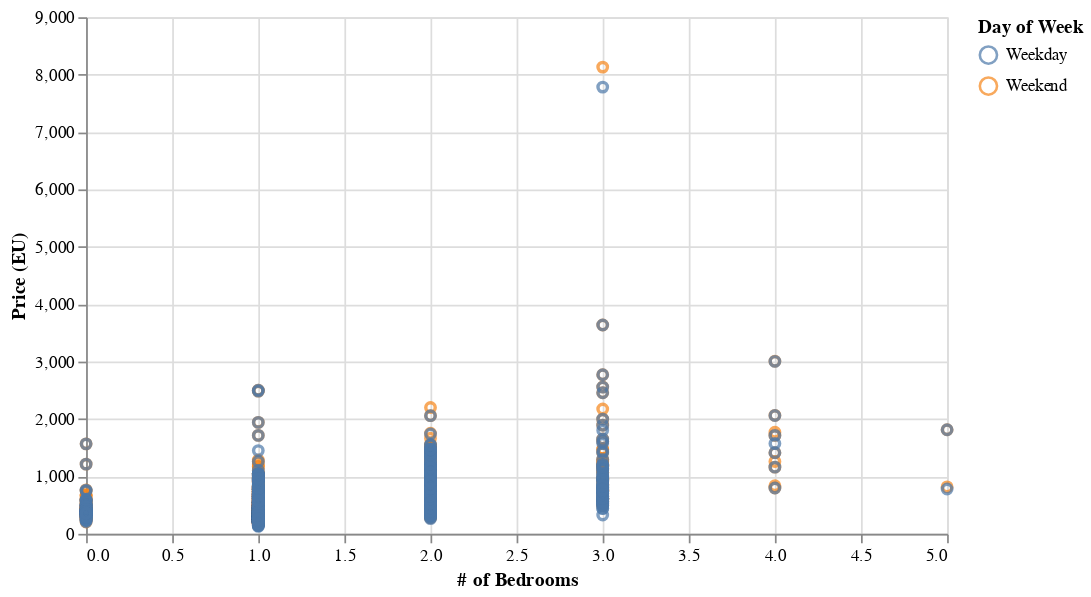

The cell this chart's notebook holds for it:
### Code cell
selection = alt.selection_interval()

points = alt.Chart(combined_data).mark_point().encode(
    y=alt.X('realSum:Q', axis=alt.Axis(title='Price (EU)')),
    x=alt.Y('bedrooms:Q', axis=alt.Axis(title='# of Bedrooms')),
    color=alt.Color('DofW:N', title='Day of Week'),
    tooltip=[alt.Tooltip('dist:Q', title='Miles from City Center', format='.2f'),
        alt.Tooltip('realSum:Q', title='Price', format=',.2f'),
        alt.Tooltip('bedrooms:Q', title='Number of Bedrooms')]
).add_params(
    selection
).properties(
    width = 500,
    height = 300
)

points

### Figure 1 — Vega-Lite specification as saved in the notebook (floating-point values rounded to 4 significant figures; data arrays with more than 128 entries replaced by an {"elided": "..."} marker saying what was removed)
{"config": {"view": {"continuousWidth": 300, "continuousHeight": 300}}, "data": {"name": "data-302d29fd6d6d2e75b49b533269987229"}, "mark": {"type": "point"}, "encoding": {"color": {"field": "DofW", "title": "Day of Week", "type": "nominal"}, "tooltip": [{"field": "dist", "format": ".2f", "title": "Miles from City Center", "type": "quantitative"}, {"field": "realSum", "format": ",.2f", "title": "Price", "type": "quantitative"}, {"field": "bedrooms", "title": "Number of Bedrooms", "type": "quantitative"}], "x": {"axis": {"title": "# of Bedrooms"}, "field": "bedrooms", "type": "quantitative"}, "y": {"axis": {"title": "Price (EU)"}, "field": "realSum", "type": "quantitative"}}, "height": 300, "params": [{"name": "param_7", "select": {"type": "interval"}}], "width": 500, "$schema": "https://vega.github.io/schema/vega-lite/v5.16.3.json", "datasets": {"data-302d29fd6d6d2e75b49b533269987229": {"elided": "2080 records"}}}
